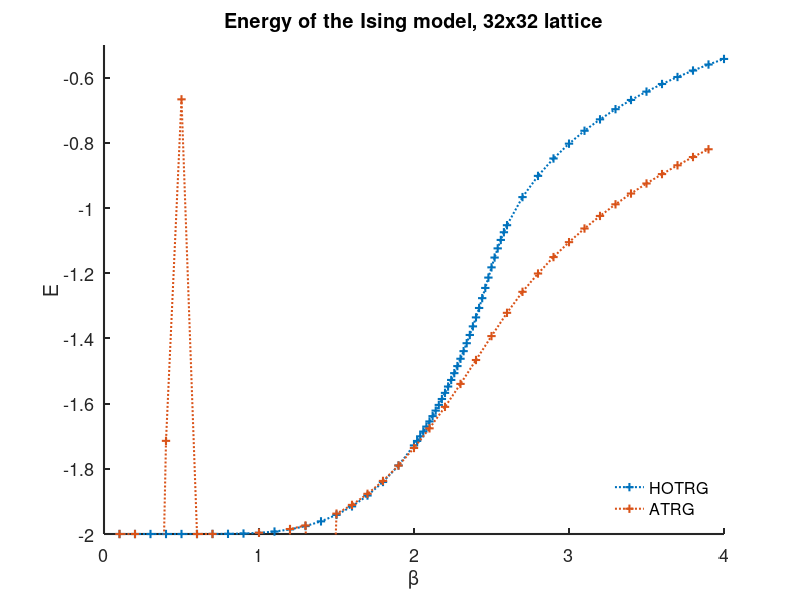

Recreate this plot in MATLAB.
%%
clear all;
clc;

inputHOTRG = dlmread('HOTRG_Ising_sweep.dat', '\t', 0, 0);
inputATRG = dlmread('Ising_sweep.dat', ' ', 0, 0);

fig = figure;
hold on;
plot(inputHOTRG(:, 1), inputHOTRG(:, 2), ':+', "linewidth", 1.5);
plot(inputATRG(:, 1), inputATRG(:, 2), ':+', "linewidth", 1.5);
grid off;
hold off;
set(gca, "linewidth", 1.5, "fontsize", 13)
axis ([0 4 -2 -0.5]);
legend('HOTRG', 
       'ATRG',
       'location', 'southeast');
legend boxoff;
title('Energy of the Ising model, 32x32 lattice');
xlabel('\beta');
ylabel('E');

print(fig, 'energy.pdf', '-dpdf', '-landscape', '-bestfit');